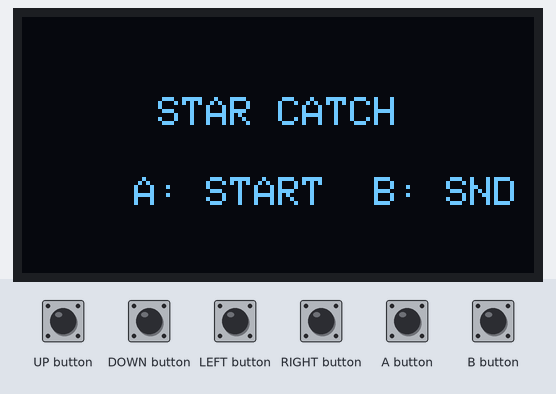
Bench run of a sketch on a simulated Arduboy, built with avr-gcc and run on an emulated ATmega32U4. Shown: 128×64 one-colour display. The test bench sets the inputs (shaded band). Random numbers use the default seed unless the sketch sets one; EEPROM starts erased.

Above: at 1.2 s.
1.3 s: A button pressed for 0.15 s
At 1.8 s:
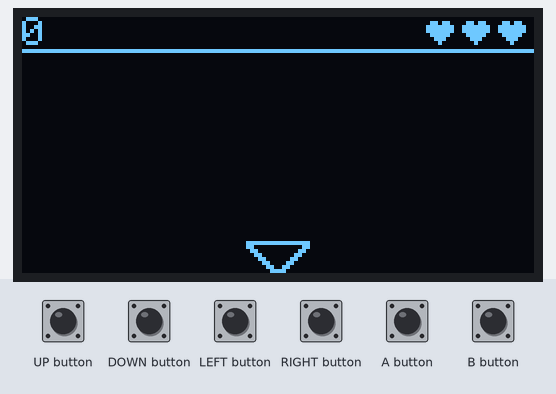
2.0 s: LEFT button pressed for 0.15 s
At 2.4 s:
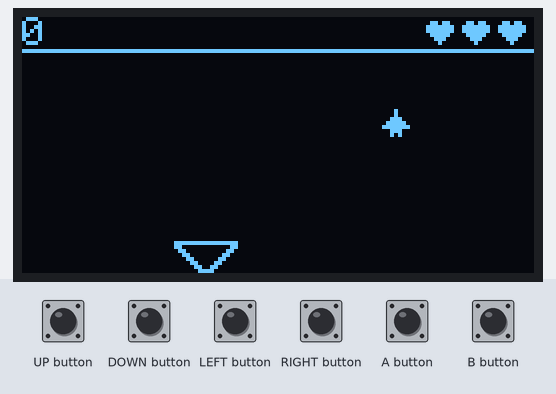
2.7 s: RIGHT button pressed for 0.15 s
At 3.02 s:
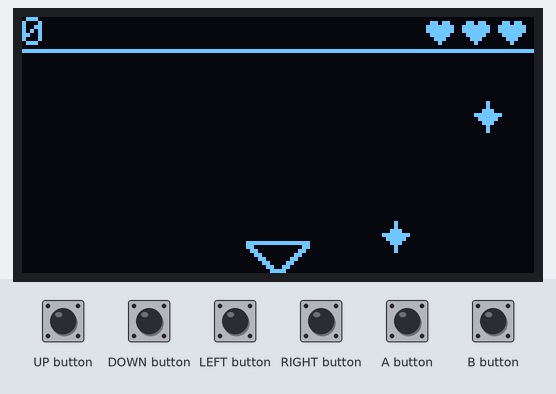
3.4 s: LEFT button pressed for 1 s
At 5.4 s:
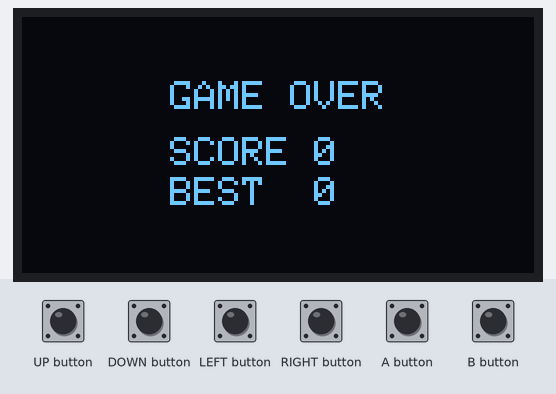
5.9 s: A button pressed for 1 s
At 6.63 s:
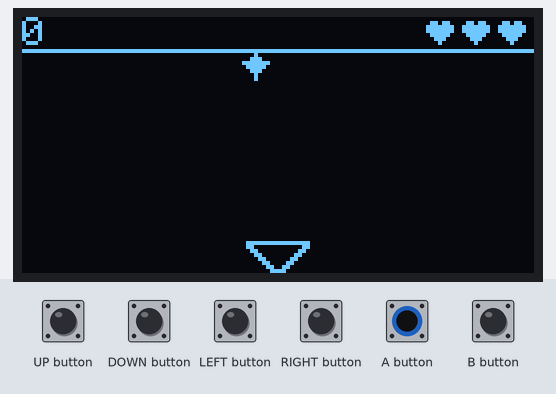
7.5 s: RIGHT button pressed for 1 s
At 8.17 s:
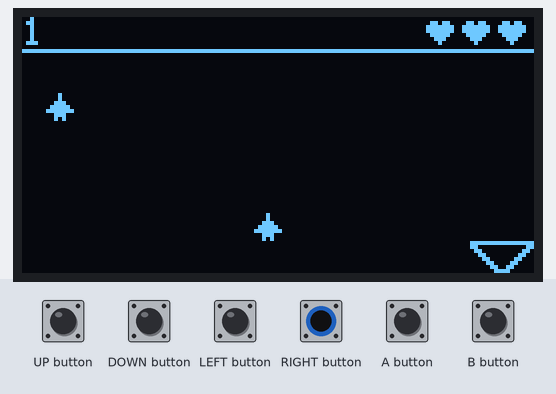
Timing chart, 0 to 10.5 s (numbered marks = the images above; inputs shaded):
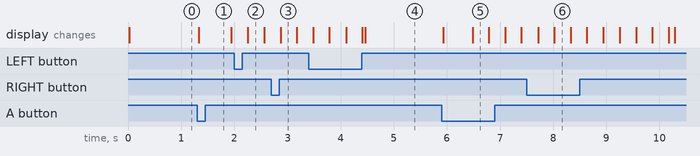

The sketch:

StarCatch.ino
```cpp
// (licence header left out)
#include <Arduboy2.h>
#include <ArduboyTones.h>
#include <EEPROM.h>

Arduboy2 arduboy;
Sprites sprites;
ArduboyTones sound(arduboy.audio.enabled);

// 16x8 basket, Sprites format: width, height, frame data (one frame).
const unsigned char PROGMEM basket[] = {
  16, 8,
  0x03, 0x07, 0x0d, 0x19, 0x31, 0x61, 0xc1, 0x81,
  0x81, 0xc1, 0x61, 0x31, 0x19, 0x0d, 0x07, 0x03,
};

// 8x8 star, two animation frames, Sprites format.
const unsigned char PROGMEM star[] = {
  8, 8,
  0x08, 0x18, 0x3c, 0xff, 0x3c, 0x18, 0x08, 0x00,
  0x10, 0x18, 0x7c, 0x3f, 0x7c, 0x18, 0x10, 0x00,
};

// 8x8 heart for the lives display, drawBitmap format (no header).
const unsigned char PROGMEM heart[] = {
  0x0c, 0x1e, 0x3e, 0x7c, 0x3e, 0x1e, 0x0c, 0x00,
};

const uint16_t catchSound[] PROGMEM = { 1047, 40, 1319, 60, TONES_END };
const uint16_t missSound[] PROGMEM = { 196, 120, TONES_END };

const int EEPROM_ADDR = EEPROM_STORAGE_SPACE_START + 40;
const uint8_t MAX_STARS = 5;

struct Star {
  int16_t x;
  int16_t y;      // in 1/4 pixels
  uint8_t speed;  // 1/4 pixels per frame
  bool live;
};

enum State : uint8_t { TITLE, PLAY, OVER };

State state = TITLE;
Star stars[MAX_STARS];
int16_t basketX = 56;
uint16_t score = 0;
uint16_t best = 0;
uint8_t lives = 3;

void setup() {
  arduboy.begin();
  arduboy.setFrameRate(60);
  arduboy.initRandomSeed();
  EEPROM.get(EEPROM_ADDR, best);
  if (best == 0xFFFF) best = 0;
}

void resetGame() {
  for (uint8_t i = 0; i < MAX_STARS; i++) stars[i].live = false;
  basketX = 56;
  score = 0;
  lives = 3;
  state = PLAY;
}

void spawnStar() {
  for (uint8_t i = 0; i < MAX_STARS; i++) {
    if (!stars[i].live) {
      stars[i].x = random(0, WIDTH - 8);
      stars[i].y = 8 * 4;
      stars[i].speed = 3 + min(score / 4, 6);
      stars[i].live = true;
      return;
    }
  }
}

void updatePlay() {
  if (arduboy.pressed(LEFT_BUTTON) && basketX > 0) basketX -= 2;
  if (arduboy.pressed(RIGHT_BUTTON) && basketX < WIDTH - 16) basketX += 2;
  if (arduboy.everyXFrames(40)) spawnStar();

  Rect basketRect = { basketX, HEIGHT - 8, 16, 8 };
  for (uint8_t i = 0; i < MAX_STARS; i++) {
    Star &s = stars[i];
    if (!s.live) continue;
    s.y += s.speed;
    Rect starRect = { s.x, s.y / 4, 8, 8 };
    if (arduboy.collide(starRect, basketRect)) {
      s.live = false;
      score++;
      sound.tones(catchSound);
    } else if (s.y / 4 >= HEIGHT) {
      s.live = false;
      sound.tones(missSound);
      if (--lives == 0) {
        state = OVER;
        if (score > best) {
          best = score;
          EEPROM.put(EEPROM_ADDR, best);
        }
      }
    }
  }
}

void drawPlay() {
  for (uint8_t i = 0; i < MAX_STARS; i++) {
    if (stars[i].live) {
      uint8_t frame = (arduboy.frameCount / 8) % 2;
      sprites.drawSelfMasked(stars[i].x, stars[i].y / 4, star, frame);
    }
  }
  sprites.drawOverwrite(basketX, HEIGHT - 8, basket, 0);
  for (uint8_t i = 0; i < lives; i++) {
    arduboy.drawBitmap(WIDTH - 9 * (i + 1), 0, heart, 8, 8, WHITE);
  }
  arduboy.setCursor(0, 0);
  arduboy.print(score);
  arduboy.drawFastHLine(0, 8, WIDTH, WHITE);
}

void loop() {
  if (!arduboy.nextFrame()) return;
  arduboy.pollButtons();
  if (arduboy.justPressed(B_BUTTON)) {
    if (arduboy.audio.enabled()) arduboy.audio.off(); else arduboy.audio.on();
  }
  arduboy.clear();

  switch (state) {
    case TITLE:
      arduboy.setCursor(34, 20);
      arduboy.print(F("STAR CATCH"));
      arduboy.setCursor(28, 40);
      arduboy.print(F("A: START  B: SND"));
      if (arduboy.justPressed(A_BUTTON)) resetGame();
      break;
    case PLAY:
      updatePlay();
      drawPlay();
      break;
    case OVER:
      arduboy.setCursor(37, 16);
      arduboy.print(F("GAME OVER"));
      arduboy.setCursor(37, 30);
      arduboy.print(F("SCORE "));
      arduboy.print(score);
      arduboy.setCursor(37, 40);
      arduboy.print(F("BEST  "));
      arduboy.print(best);
      if (arduboy.justPressed(A_BUTTON)) resetGame();
      break;
  }
  arduboy.display();
}
```

Measured:
- after the input at 1.3 s, the display: changes at once (image 1)
- after the input at 5.9 s, the display: first changes at once (image 5 shows a later state)
